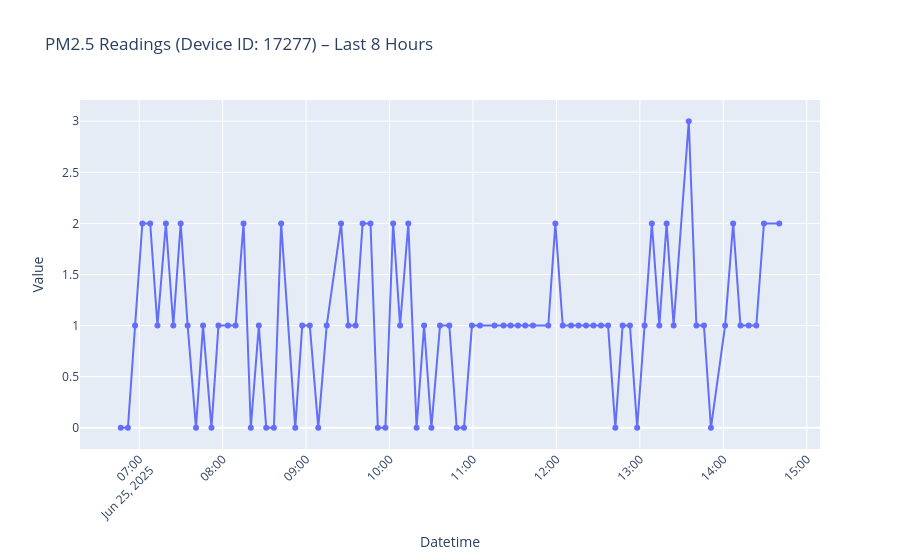

Here is the notebook cell this chart was saved with:
### Markdown cell above
### **Step 1: Get Sensor Data: Request your sensor device last observations from the database (API).**
#### You need to run the next cell and you will be asked to:
- Enter Smart Citizen device ID:
- Select the time to use to calculate the AQI: "1 - last 1 hour"; "2 - last 8 hours";  "3 - last 24 hours"
- Select the Observed Property: "1 - Particle Matter PM 2.5"; "2 - Carbon Dioxide"

### Code cell
# Run this cell to be asked for your input below
import requests
import datetime
import pandas as pd
import plotly.express as px
import seaborn as sns
from IPython.display import display, HTML

def get_sensor_data():
    try:
        # 1. Device ID input
        device_id = input("Enter your Smart Citizen Device ID: ").strip()
        # 17277 - Blackrock, Dublin, Ireland
        # 17183 - Dalkey, Ireland
        if not device_id:
            raise ValueError("Device ID cannot be empty.")
        
        # 2. Time range selection
        print("\nSelect the time range to retrieve data:")
        print("1 - Last 1 hour")
        print("2 - Last 8 hours")
        print("3 - Last 24 hours")
        time_choice = input("Enter 1, 2, or 3: ").strip()
        
        time_mapping = {"1": 1, "2": 8, "3": 24}
        hours_back = time_mapping.get(time_choice)
        if not hours_back:
            raise ValueError("Invalid choice for time range. Please enter 1, 2, or 3.")
        
        # 3. Observed property selection
        print("\nSelect the observed property:")
        print("1 - PM 2.5 (Particulate Matter)")
        print("2 - CO₂ (Carbon Dioxide)")
        sensor_choice = input("Enter 1 or 2: ").strip()
        
        sensor_mapping = {
            "1": 87,  # PM2.5 on SmartCitizen platform
            "2": 112  # CO2 (eCO2) on SmartCitizen platform
        }
        observed_property_mapping = {"1": "PM2.5", "2": "CO2"}
        sensor_id = sensor_mapping.get(sensor_choice)
        observed_property_name = observed_property_mapping.get(sensor_choice)
        if not sensor_id or not observed_property_name:
            raise ValueError("Invalid choice for observed property. Please enter 1 or 2.")
        
        # 4. Define time window
        now = datetime.datetime.utcnow()
        from_time = now - datetime.timedelta(hours=hours_back)
        from_time_str = from_time.strftime('%Y-%m-%dT%H:%M:%S')
        to_time_str = now.strftime('%Y-%m-%dT%H:%M:%S')
        time_interval_str = f"{hours_back}h"

        # 5. Fetch data from API
        api_url = (
            f"https://api.smartcitizen.me/v0/devices/{device_id}/readings?"
            f"sensor_id={sensor_id}&rollup=5m&from={from_time_str}&to={to_time_str}"
        )
        print(f"\nFetching data from: {api_url}")
        response = requests.get(api_url)
        response.raise_for_status()
        data = response.json()
        
        # 6. Parse readings
        observations = data.get("readings", [])
        if not observations:
            raise ValueError("No observations found for the selected parameters.")
        
        df = pd.DataFrame(observations, columns=["datetime", "value"])
        df["datetime"] = pd.to_datetime(df["datetime"])
        observations_avg = df["value"].mean()

        # 7. Display table
        sns.set_style("whitegrid")
        display(HTML(f"""
        <style>
            .table-container {{
                width: 100%;
                display: flex;
                justify-content: center;
            }}
            .table-striped {{
                width: 100%;
                max-width: 100%;
            }}
        </style>
        <div class='table-container'>
            {df.to_html(classes='table table-striped', escape=False, border=0)}
        </div>
        """))

        # 8. Plot chart
        # 8. Plot chart
        fig = px.line(df, x='datetime', y='value',
                      title=f"{observed_property_name} Readings (Device ID: {device_id}) – Last {hours_back} Hours",
                      markers=True)
        fig.update_xaxes(title_text='Datetime', tickangle=-45)
        fig.update_yaxes(title_text='Value')
        fig.show()

        # 9. Display average
        display(HTML(
            f"<h3>Average {observed_property_name} value over the last {time_interval_str}: "
            f"<strong>{observations_avg:.2f}</strong></h3>"
        ))

        return df, observed_property_name, observations_avg, time_interval_str, from_time_str, to_time_str

    except requests.exceptions.RequestException as e:
        print(f"\nNetwork error: {e}")
    except ValueError as e:
        print(f"\nInput error: {e}")
    except Exception as e:
        print(f"\nUnexpected error: {e}")

    return None, None, None, None, None, None

# Run the function
readings_df, observed_property_name, observations_avg, time_interval_str, from_time_str, to_time_str = get_sensor_data()

### Figure 1 — Plotly figure (JSON) as saved in the notebook; plotly's stock layout.template omitted (floating-point values rounded to 4 significant figures)
{"data": [{"hovertemplate": "datetime=%{x}<br>value=%{y}<extra></extra>", "legendgroup": "", "line": {"color": "#636efa", "dash": "solid"}, "marker": {"symbol": "circle"}, "mode": "lines+markers", "name": "", "orientation": "v", "showlegend": false, "type": "scatter", "x": ["2025-06-25T14:40:12.000000000", "2025-06-25T14:29:11.000000000", "2025-06-25T14:23:43.000000000", "2025-06-25T14:18:14.000000000", "2025-06-25T14:12:19.000000000", "2025-06-25T14:07:04.000000000", "2025-06-25T14:01:16.000000000", "2025-06-25T13:51:05.000000000", "2025-06-25T13:46:03.000000000", "2025-06-25T13:40:38.000000000", "2025-06-25T13:35:09.000000000", "2025-06-25T13:24:15.000000000", "2025-06-25T13:19:13.000000000", "2025-06-25T13:13:59.000000000", "2025-06-25T13:08:38.000000000", "2025-06-25T13:03:23.000000000", "2025-06-25T12:58:03.000000000", "2025-06-25T12:52:52.000000000", "2025-06-25T12:47:35.000000000", "2025-06-25T12:42:21.000000000", "2025-06-25T12:37:07.000000000", "2025-06-25T12:32:04.000000000", "2025-06-25T12:26:36.000000000", "2025-06-25T12:21:19.000000000", "2025-06-25T12:15:51.000000000", "2025-06-25T12:10:33.000000000", "2025-06-25T12:04:31.000000000", "2025-06-25T11:59:14.000000000", "2025-06-25T11:54:10.000000000", "2025-06-25T11:43:07.000000000", "2025-06-25T11:37:36.000000000", "2025-06-25T11:32:21.000000000", "2025-06-25T11:27:04.000000000", "2025-06-25T11:22:00.000000000", "2025-06-25T11:15:27.000000000", "2025-06-25T11:05:04.000000000", "2025-06-25T10:59:15.000000000", "2025-06-25T10:53:33.000000000", "2025-06-25T10:48:18.000000000", "2025-06-25T10:42:59.000000000", "2025-06-25T10:36:17.000000000", "2025-06-25T10:30:06.000000000", "2025-06-25T10:24:51.000000000", "2025-06-25T10:19:27.000000000", "2025-06-25T10:13:30.000000000", "2025-06-25T10:07:36.000000000", "2025-06-25T10:02:36.000000000", "2025-06-25T09:57:02.000000000", "2025-06-25T09:51:35.000000000", "2025-06-25T09:46:20.000000000", "2025-06-25T09:40:38.000000000", "2025-06-25T09:35:38.000000000", "2025-06-25T09:30:23.000000000", "2025-06-25T09:25:10.000000000", "2025-06-25T09:14:49.000000000", "2025-06-25T09:08:45.000000000", "2025-06-25T09:02:41.000000000", "2025-06-25T08:57:14.000000000", "2025-06-25T08:52:13.000000000", "2025-06-25T08:42:05.000000000", "2025-06-25T08:36:51.000000000", "2025-06-25T08:31:20.000000000", "2025-06-25T08:26:02.000000000", "2025-06-25T08:20:16.000000000", "2025-06-25T08:15:02.000000000", "2025-06-25T08:09:19.000000000", "2025-06-25T08:03:45.000000000", "2025-06-25T07:57:00.000000000", "2025-06-25T07:51:58.000000000", "2025-06-25T07:45:55.000000000", "2025-06-25T07:40:51.000000000", "2025-06-25T07:34:51.000000000", "2025-06-25T07:29:50.000000000", "2025-06-25T07:24:32.000000000", "2025-06-25T07:19:12.000000000", "2025-06-25T07:13:09.000000000", "2025-06-25T07:07:55.000000000", "2025-06-25T07:02:17.000000000", "2025-06-25T06:57:03.000000000", "2025-06-25T06:51:54.000000000", "2025-06-25T06:46:45.000000000"], "xaxis": "x", "y": [2, 2, 1, 1, 1, 2, 1, 0, 1, 1, 3, 1, 2, 1, 2, 1, 0, 1, 1, 0, 1, 1, 1, 1, 1, 1, 1, 2, 1, 1, 1, 1, 1, 1, 1, 1, 1, 0, 0, 1, 1, 0, 1, 0, 2, 1, 2, 0, 0, 2, 2, 1, 1, 2, 1, 0, 1, 1, 0, 2, 0, 0, 1, 0, 2, 1, 1, 1, 0, 1, 0, 1, 2, 1, 2, 1, 2, 2, 1, 0, 0], "yaxis": "y"}], "layout": {"legend": {"tracegroupgap": 0}, "title": {"text": "PM2.5 Readings (Device ID: 17277) – Last 8 Hours"}, "xaxis": {"anchor": "y", "domain": [0, 1], "tickangle": -45, "title": {"text": "Datetime"}}, "yaxis": {"anchor": "x", "domain": [0, 1], "title": {"text": "Value"}}}}
